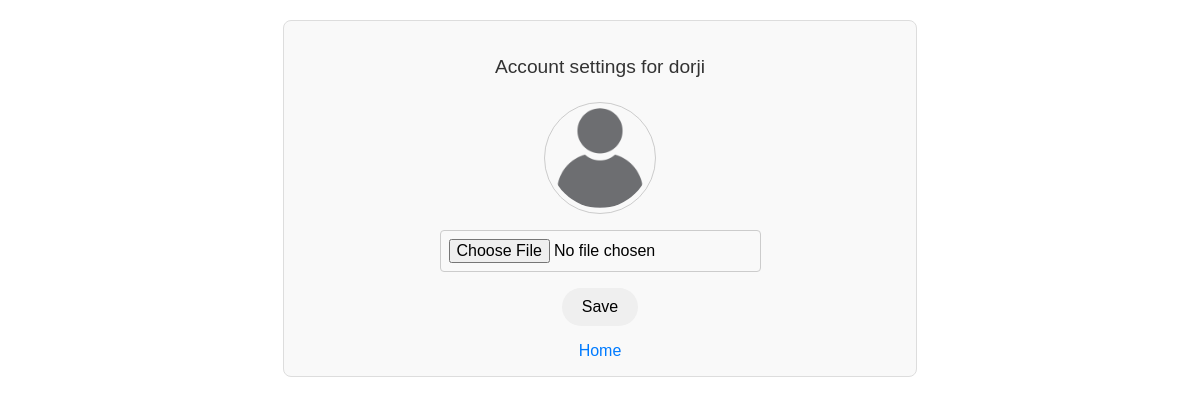
Before: /setting/ (signed in) with the older database file.
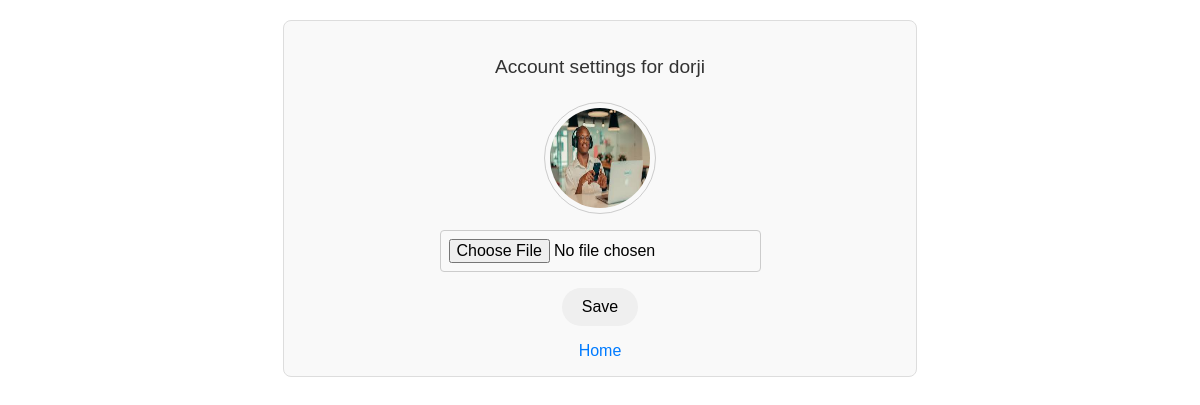
After: the same page with the newer database file.
### main/models.py (models this page shows, shortened)
class Profile(models.Model):
    user = models.ForeignKey(User, on_delete=models.CASCADE, related_name='profile')
    id_user = models.IntegerField()
    profileimg = models.ImageField(upload_to='images/', default='default-user-pic.webp')

### main/views.py (the view, shortened to what this page needs)
# urls.py: path('setting/', settings, name='settings'),
@login_required(login_url='login')
def settings(request):
    user_profile = Profile.objects.get(user = request.user)
    return render(request, 'settings.html', {'user_profile':user_profile})

### main/templates/settings.html (shortened to what this page needs)
{% block styles %}
{% load static %}
    <link rel="stylesheet" href="{% static 'settings_styles.css' %}">
{% endblock %}
<div id="account-settings-container">
    <p class="account-settings-title">Account settings for {{ user.username }}</p>
    <form action="" method="POST" enctype="multipart/form-data" class="account-settings-form">
        <div class="profile-image-section">
            <img src="{{ user_profile.profileimg.url }}" width="100px" class="profile-image">
        </div>
        <div class="file-upload-section">
            <input type="file" name="image" class="file-upload-input">
        </div>
        <button type="submit" class="save-button">Save</button>
    </form>
    <a href="{% url 'home' %}" class="home-link">Home</a>
</div>

### main/static/settings_styles.css (style rules this page uses)
#account-settings-container { max-width: 600px; margin: 20px auto; padding: 1rem; border: 1px solid #ddd; border-radius: 8px; background-color: #f9f9f9; font-family: Arial, sans-serif; text-align: center; }
.account-settings-title { font-size: 1.2rem; margin-bottom: 1.5rem; color: #333; }
.account-settings-form { display: flex; flex-direction: column; align-items: center; }
.profile-image-section { margin-bottom: 1rem; }
.profile-image { min-width: 100px; min-height: 100px; border-radius: 50%; border: 1px solid #ccc; padding: 5px; }
.file-upload-section { margin-bottom: 1rem; }
.file-upload-input { padding: 0.5rem; border: 1px solid #ccc; border-radius: 4px; font-size: 1rem; }
.save-button { padding: 10px 20px; color: black; border: none; border-radius: 4px; font-size: 1rem; cursor: pointer; border-radius: 20px; }
.home-link { display: block; margin-top: 1rem; color: #007BFF; text-decoration: none; font-size: 1rem; }

Changed rows visible on the page:
changed Profile: profileimg: picture added in place of a placeholder
